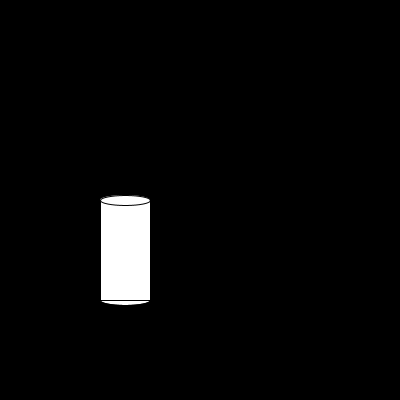
Frame 1 (no input)
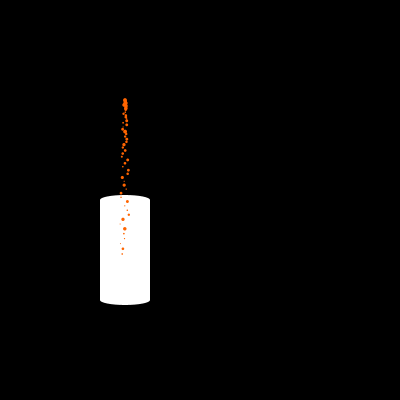
Frame 60 (the mouse pressed at the canvas centre just before this capture)
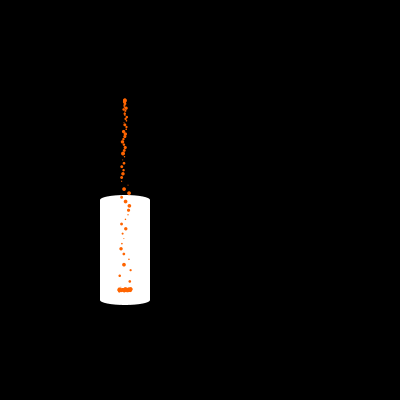
Frame 120 (the mouse held since frame 60 and released just before this capture)

The Processing sketch that drew these frames (run headless with seeded random() and noise(); from frame 60 on, the mouse is pressed at the canvas centre):

// Processing sketch: CBallenger_JKnowles_Unit_4
// ── CBallenger_JKnowles_Unit_4.pde
float birthRate = 1;
float particleCountCurrent = 0;
int particleCount = 2000;
float boundryBottom = 300; 
float bottleFill = 50;
float[] x = new float[particleCount];
float[] y = new float[particleCount];
int[] sideCount = new int[particleCount];
float[] radius = new float[particleCount];
float[] speedX = new float[particleCount];
float[] speedY = new float[particleCount];
float[] gravity = new float[particleCount];
float[] damping = new float[particleCount];
float[] friction = new float[particleCount];

void setup(){
  size (400,400);
  for( int i = 0; i < particleCount; i += 1){
    x[i] = 125;//random(100, width-100);
    y[i] = 100;
    sideCount[i] = int(random(3, 10));
    speedX[i] = random(-.1, .1);
    speedY[i] = 0; random(-2, 2);
    radius[i] = random(1, 4); 
    gravity[i] = .09;
    damping[i] = .01;
    friction[i] = .05;
  }
}

void draw(){
  background(0);
  drawMug(100,200);
  //fill(255, 20);
  //noStroke();
  //rect(0, 0, width, height);
  for(int i = 0; i < particleCountCurrent; i += 1){
    noStroke();
    fill(255,100,0);
    ellipse(x[i], y[i], radius[i], radius[i]);
    x[i] += speedX[i];
    speedY[i] += gravity[i];
    y[i] += speedY[i];
    
    if( i > bottleFill ) {
      boundryBottom -= 1;
      bottleFill += 10;
    }
    checkCollisions(i, 100, 150, boundryBottom);
  }

  if(particleCountCurrent < particleCount - birthRate){
     particleCountCurrent += birthRate;
  }
}

void checkCollisions(int i, float boundryLeft, float boundryRight, float boundryBottom){
 if (x[i] > boundryRight - radius[i]) {
   x[i] = boundryRight - radius[i];
   speedX[i] = speedX[i] * -1; 
 }
 
 if (x[i] < boundryLeft + radius[i]) {
   x[i] = boundryLeft + radius[i];
   speedX[i] = speedX[i] * -1;
 }
 
 if (y[i] > boundryBottom - radius[i]) {
   y[i] = boundryBottom - radius[i];
   speedY[i] = speedY[i] * -1; 
   speedY[i] *= damping[i]; 
   speedX[i] *= friction[i];
 }
 
 if (y[i] < radius[i]) {
   y[i] = radius[i];
   speedY[i] = speedY[i] * -1;
 } 
}

// ── BeerInMug.pde


void drawBeerInMug(float x, int y, float boundryBottom){
  beginShape();
    // Beer Color
    fill(139,69,19);
    // Beer
    ellipse(125,297, 43,10);
    rect(103, boundryBottom, 43, y - boundryBottom);
;
}

// ── Bottle.pde
void drawBottle(int x, int y){
  beginShape();

    // Bottle Color
      fill(#8B6E1E);
    // Base of bottle
      ellipse(x - 75,y, 10,30);
    // Body of bottle
      rect(x - 75,y-15,50,30);
    // Shoulders of bottle
      ellipse(x - 25,y,10,30);
    // Bottle Neck
      rect(x - 30,y-8,50,15);
    // Bottle Mouth
      ellipse(x + 20,y, 10,15);

  endShape();
}

// ── Mug.pde
void drawMug(int x, int y){

  beginShape();
    fill(255);
    ellipse(x + 25,y + 100,50,10);
    rect(x,y,50,100);
    ellipse(x + 25,y,50,10);
  endShape();
}
